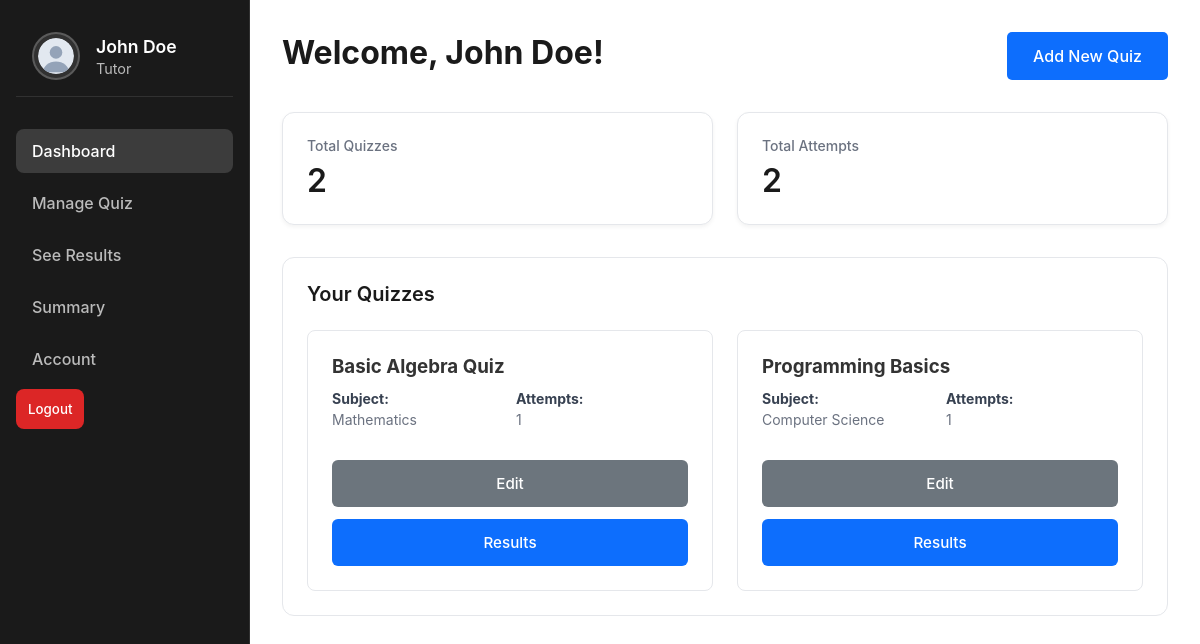
Page /tutor/dashboard.php (signed in) on the committed database.
### tables this page shows
CREATE TABLE quizzes (
    id INT PRIMARY KEY AUTO_INCREMENT,
    subject_id INT NOT NULL,
    title VARCHAR(200) NOT NULL,
    description TEXT,
    time_limit INT NOT NULL DEFAULT 600,  
    created_by INT NOT NULL,
    created_at TIMESTAMP DEFAULT CURRENT_TIMESTAMP,
    FOREIGN KEY (subject_id) REFERENCES subjects(id),
    FOREIGN KEY (created_by) REFERENCES users(id)
);

CREATE TABLE subjects (
    id INT PRIMARY KEY AUTO_INCREMENT,
    name VARCHAR(100) NOT NULL,
    description TEXT
);

### tutor/dashboard.php (the view, shortened to what this page needs)
<?php
require_once '../config/database.php';
$stmt = $pdo->prepare("
    SELECT q.*, s.name as subject_name,
    (SELECT COUNT(*) FROM quiz_attempts WHERE quiz_id = q.id) as attempt_count
    FROM quizzes q
    JOIN subjects s ON q.subject_id = s.id
    WHERE q.created_by = ?
    ORDER BY q.created_at DESC
");
$stmt->execute([$_SESSION['user_id']]);
$quizzes = $stmt->fetchAll();
?>
<!DOCTYPE html>
<html lang="en">
<head>
    <link rel="stylesheet" href="../assets/css/style.css">
</head>
<body>
    <div class="sidebar">
        <div class="profile">
            <img src="../assets/images/user-avatar.svg" alt="Profile">
            <div>
                <h3><?php echo htmlspecialchars($_SESSION['name']); ?></h3>
                <p>Tutor</p>
            </div>
        </div>
        <ul class="nav-links">
            <li><a href="dashboard.php" class="active">Dashboard</a></li>
            <li><a href="manage-quiz.php">Manage Quiz</a></li>
            <li><a href="see-results.php">See Results</a></li>
            <li><a href="summary.php">Summary</a></li>
            <li><a href="account.php">Account</a></li>
        </ul>
        <form action="../auth/logout.php" method="POST">
            <button type="submit" class="logout-btn">Logout</button>
        </form>
    </div>
    <div class="main-content">
        <div class="dashboard-header">
            <h1>Welcome, <?php echo htmlspecialchars($_SESSION['name']); ?>!</h1>
            <button class="btn btn-primary" onclick="location.href='add-quiz.php'">Add New Quiz</button>
        </div>
        <div class="dashboard-stats">
            <div class="stat-card">
                <h3>Total Quizzes</h3>
                <p class="stat-number"><?php echo count($quizzes); ?></p>
            </div>
            <div class="stat-card">
                <h3>Total Attempts</h3>
                <p class="stat-number"><?php
                    $total_attempts = array_sum(array_column($quizzes, 'attempt_count'));
                    echo $total_attempts;
                ?></p>
            </div>
        </div>
        <div class="latest-attempts">
            <h2>Your Quizzes</h2>
            <?php if (empty($quizzes)): ?>
                <div class="no-quizzes">
                    <p>No quizzes created yet.</p>
                    <a href="add-quiz.php" class="btn btn-primary">Create your first quiz</a>
                </div>
            <?php else: ?>
                <div class="quiz-grid">
                    <?php foreach ($quizzes as $quiz): ?>
                        <div class="quiz-card">
                            <div class="quiz-info">
                                <h3><?php echo htmlspecialchars($quiz['title']); ?></h3>
                                <div class="quiz-meta">
                                    <span>
                                        <strong>Subject:</strong>
                                        <?php echo htmlspecialchars($quiz['subject_name']); ?>
                                    </span>
                                    <span>
                                        <strong>Attempts:</strong>
                                        <?php echo $quiz['attempt_count']; ?>
                                    </span>
                                </div>
                            </div>
                            <div class="quiz-actions">
                                <a href="edit-quiz.php?id=<?php echo $quiz['id']; ?>" class="btn btn-secondary">Edit</a>
                                <a href="view-results.php?id=<?php echo $quiz['id']; ?>" class="btn btn-primary">Results</a>
                            </div>
                        </div>
                    <?php endforeach; ?>
                </div>
            <?php endif; ?>
        </div>
    </div>
</body>
</html>

### assets/css/style.css (style rules this page uses)
:root { --primary-color: #0D6EFD; --primary-gradient: linear-gradient(135deg, #8B5CF6 0%, #EC4899 100%); --secondary-color: #6c757d; --background-color: #F8F9FA; --card-background: #FFFFFF; --text-color: #212529; --text-muted: #6c757d; --border-color: #dee2e6; --input-background: #FFFFFF; --sidebar-width: 250px; --error-color: #dc3545; --success-color: #198754; }
* { margin: 0; padding: 0; box-sizing: border-box; font-family: 'Inter', sans-serif; }
body { background-color: var(--background-color); color: var(--text-color); min-height: 100vh; }
.btn { display: inline-block; padding: 0.75rem 1.5rem; border-radius: 5px; font-size: 1rem; font-weight: 500; text-decoration: none; cursor: pointer; transition: all 0.3s ease; border: 2px solid transparent; }
.btn-primary { background-color: var(--primary-color); color: white; }
.btn-secondary { background-color: #6c757d; color: white; }
.sidebar { width: 250px; height: 100vh; position: fixed; left: 0; top: 0; background: #1a1a1a; color: #ffffff; padding: 1rem; display: flex; flex-direction: column; border-right: 1px solid rgba(255, 255, 255, 0.1); }
.profile { display: flex; align-items: center; gap: 1rem; padding: 1rem; margin-bottom: 2rem; border-bottom: 1px solid rgba(255, 255, 255, 0.1); }
.profile img { width: 48px; height: 48px; border-radius: 50%; background: rgba(255, 255, 255, 0.1); padding: 0.25rem; border: 2px solid rgba(255, 255, 255, 0.2); transition: all 0.3s ease; }
.profile h3 { color: #ffffff; font-size: 1.1rem; font-weight: 600; margin: 0; line-height: 1.4; }
.profile p { color: rgba(255, 255, 255, 0.7); font-size: 0.9rem; margin: 0; }
.nav-links { list-style: none; padding: 0; margin: 0; }
.nav-links li { margin-bottom: 0.5rem; }
.nav-links a { display: block; padding: 0.75rem 1rem; color: rgba(255, 255, 255, 0.7); text-decoration: none; border-radius: 8px; transition: all 0.3s ease; font-weight: 500; }
.nav-links a.active { background: rgba(255, 255, 255, 0.15); color: #ffffff; }
.logout-btn { margin-top: auto; background: #dc2626; color: #ffffff; border: none; padding: 0.75rem; border-radius: 8px; cursor: pointer; font-weight: 500; transition: all 0.3s ease; }
.main-content { margin-left: 250px; padding: 2rem; min-height: 100vh; background: #ffffff; color: #333333; }
.dashboard-header { display: flex; justify-content: space-between; align-items: center; margin-bottom: 2rem; }
.dashboard-header h1 { font-size: 2rem; color: #1a1a1a; margin-bottom: 0.5rem; }
.dashboard-stats { display: grid; grid-template-columns: repeat(auto-fit, minmax(250px, 1fr)); gap: 1.5rem; margin-bottom: 2rem; }
.stat-card { background: #ffffff; border: 1px solid #e5e7eb; border-radius: 12px; padding: 1.5rem; box-shadow: 0 2px 4px rgba(0, 0, 0, 0.05); transition: all 0.3s ease; }
.stat-card h3 { font-size: 0.875rem; color: #6b7280; margin-bottom: 0.5rem; font-weight: 500; }
.stat-card .stat-number { font-size: 2rem; color: #1a1a1a; font-weight: 600; line-height: 1.2; }
.latest-attempts { background: #ffffff; border-radius: 12px; padding: 1.5rem; border: 1px solid #e5e7eb; margin-top: 2rem; }
.latest-attempts h2 { font-size: 1.25rem; color: #1a1a1a; margin-bottom: 1.5rem; font-weight: 600; }
.quiz-card { background: #ffffff; border: 1px solid #e5e7eb; border-radius: 8px; padding: 1.5rem; display: flex; flex-direction: column; }
.quiz-info { flex: 1; margin-bottom: 1rem; }
.quiz-meta { display: grid; grid-template-columns: repeat(2, 1fr); gap: 0.75rem; margin-top: 0.75rem; }
.quiz-meta span { font-size: 0.875rem; color: #6b7280; }
.quiz-meta strong { display: block; color: #374151; margin-bottom: 0.25rem; }
.quiz-actions { display: flex; flex-direction: column; gap: 0.75rem; margin-top: 1rem; }
.quiz-actions .btn { width: 100%; text-align: center; padding: 0.75rem; font-size: 0.95rem; border-radius: 6px; transition: all 0.2s ease; }
.quiz-grid { display: grid; grid-template-columns: repeat(auto-fill, minmax(300px, 1fr)); gap: 1.5rem; margin-top: 1rem; }

### rows in the picture
quizzes: title "Basic Algebra Quiz", subject.name "Mathematics", attempt_count "1"
quizzes: title "Programming Basics", subject.name "Computer Science", attempt_count "1"

### other values in the picture
$_SESSION['name'] "John Doe"
count($quizzes) "2"
$total_attempts "2"
